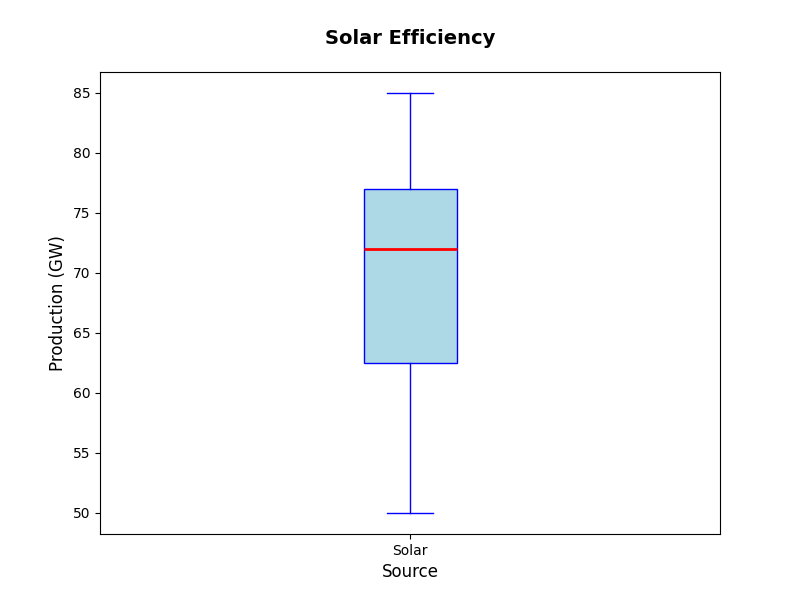

Here is the Python script that generated this plot:
import matplotlib.pyplot as plt

# Data for the box plot
solar_energy = [50, 55, 60, 65, 70, 72, 74, 76, 78, 80, 85]
data = [solar_energy]

fig, ax = plt.subplots(figsize=(8, 6))
ax.boxplot(data, vert=True, patch_artist=True,
           boxprops=dict(facecolor='lightblue', color='blue'),
           whiskerprops=dict(color='blue'),
           capprops=dict(color='blue'),
           medianprops=dict(color='red', linewidth=2),
           flierprops=dict(markerfacecolor='red', marker='o', markersize=5, linestyle='none'))

# Shortened title and labels
plt.title("Solar Efficiency", fontsize=14, fontweight='bold', pad=20)
plt.xlabel("Source", fontsize=12)
plt.ylabel("Production (GW)", fontsize=12)
plt.xticks([1], ['Solar'])

# Display the plot
plt.show()
